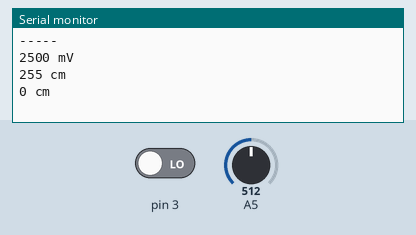
The sketch below on a simulated Arduino Uno, built with avr-gcc and run on an emulated ATmega328P. Shown: the last lines printed to the serial monitor. The test bench sets the inputs (shaded band); at power-on: A5 = 512, pin 3 LOW.

Above: at 1.2 s.
1.3 s: A5 set to 716
At 1.3 s:
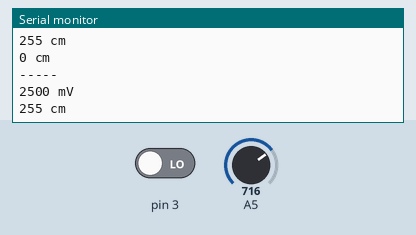
2.8 s: A5 set to 900
At 4.2 s:
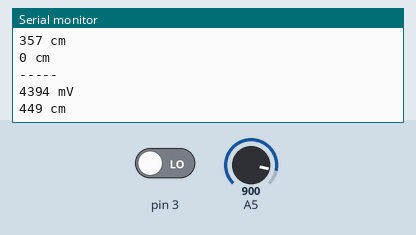
Timing chart, 0 to 5.8 s (numbered marks = the images above; inputs shaded):
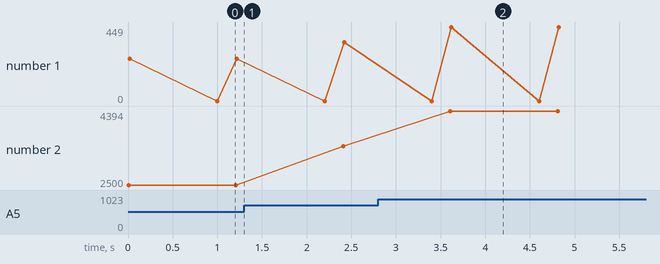

The sketch:

LV-EZ0.ino
```cpp
/*
 * The LV-EZ0’s range is really dependent on the size of the object – About 8ft for something the size of a finger, to over 20ft for something the size of a piece of paper.
 * The best part is that the output is linear, so something that is 6ft way will output half that of something 12 ft away.
 * This makes it very easy to read actual distance with it.
 * Maxbotix says the LV-EZ0 has a 1 inch resolution and a range of 0 – 254in meaning you could track something with 1in reliability over 254in of movement from the sensor.
 * The reality is that this guy has trouble sensing distances under 1ft, and the output can be pretty shaky especially when trying to sense objects that are not perpendicular with the sensor.
 */

void setup () {
  Serial.begin(9600);
  pinMode(3, INPUT);
}

void loop () {
  int a  = analogRead(A5);
  int mV = a * 5 / 1.024;
  //int cm = 5 * v / 5/1024; // 5mm * Vread / Vref/1024
  int cm = 5 * (mV/4.883) / 10;
  //int v = pulseIn(3, HIGH);
  //int cm = v/10;

  //in = cm/2.54;

  Serial.println("-----");
  Serial.print(mV);
  Serial.println(" mV");
  Serial.print(cm);
  Serial.println(" cm");

  //Pulse Width representation with a scale factor of 147 uS per Inch.
  int pulse = pulseIn(3, HIGH);
  int inches = pulse / 147;
  cm = inches * 2.54;
  Serial.print(cm);
  Serial.println(" cm");

  delay(200);
}
```

Measured:
- after the input at 2.8 s, the serial monitor: prints a new line after 0.81 s (image 2)
- plotted number 1: 255 → 357 after the input at 1.3 s, 357 → 449 after the input at 2.8 s
- plotted number 2: 2500 → 3496 after the input at 1.3 s, 3496 → 4394 after the input at 2.8 s
